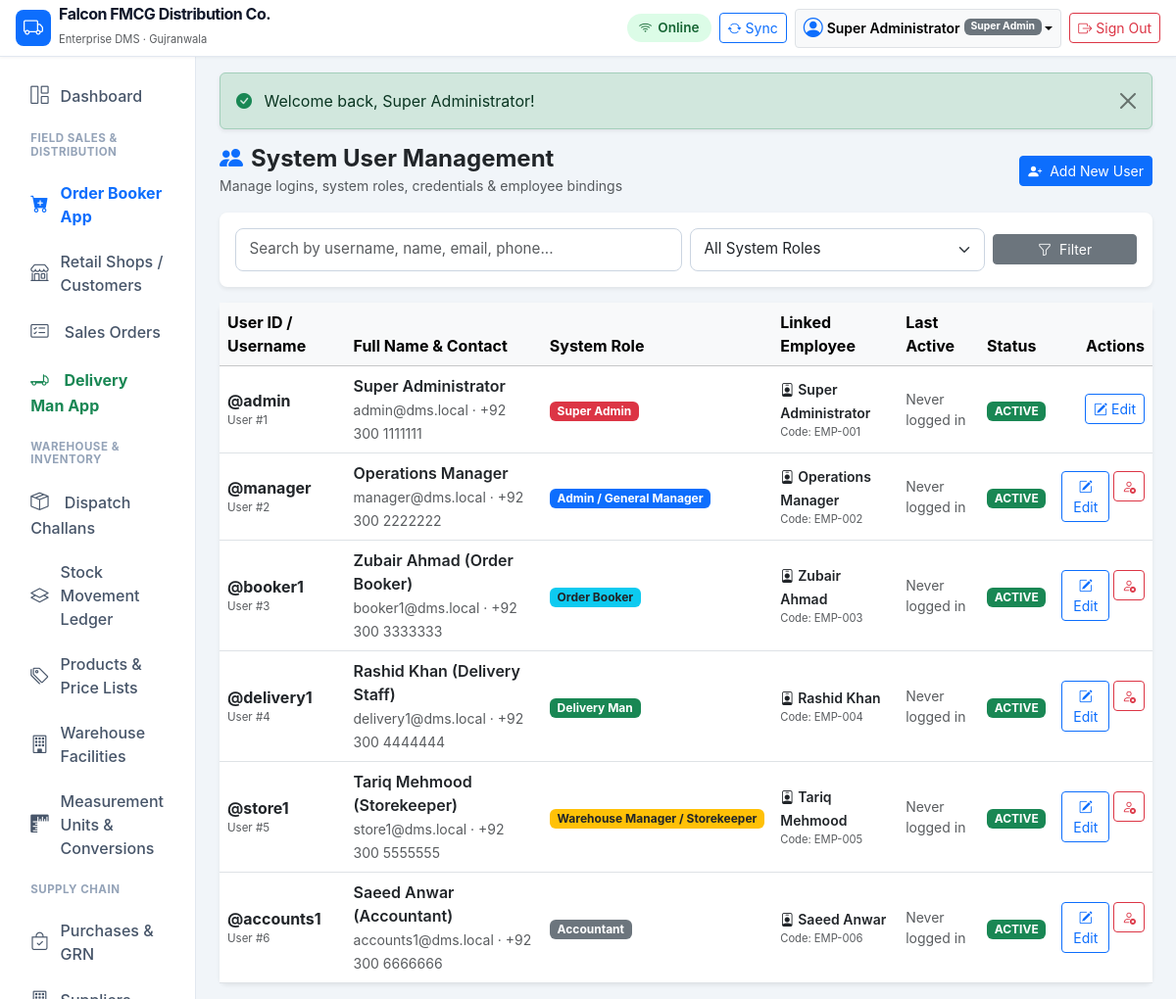
The app's page /modules/users/index.php (signed in) with its own data.
### tables this page shows
CREATE TABLE `companies` (
    `id` INT UNSIGNED AUTO_INCREMENT PRIMARY KEY,
    `name` VARCHAR(150) NOT NULL,
    `legal_name` VARCHAR(200) NULL,
    `email` VARCHAR(100) NULL,
    `phone` VARCHAR(50) NULL,
    `address` TEXT NULL,
    `city` VARCHAR(100) DEFAULT 'Gujranwala',
    `ntn` VARCHAR(50) NULL,
    `strn` VARCHAR(50) NULL,
    `currency` VARCHAR(10) DEFAULT 'PKR',
    `currency_symbol` VARCHAR(10) DEFAULT 'Rs.',
    `financial_year_start` DATE NULL,
    `invoice_prefix` VARCHAR(10) DEFAULT 'INV-',
    `purchase_prefix` VARCHAR(10) DEFAULT 'PO-',
    `order_prefix` VARCHAR(10) DEFAULT 'SO-',
    `delivery_prefix` VARCHAR(10) DEFAULT 'DC-',
    `receipt_prefix` VARCHAR(10) DEFAULT 'RCP-',
    `default_warehouse_id` INT UNSIGNED NULL,
    `inventory_valuation` ENUM('WAC', 'FIFO') DEFAULT 'WAC',
    `allow_negative_stock` TINYINT(1) DEFAULT 0,
    `status` ENUM('active', 'inactive') DEFAULT 'active',
    `created_at` TIMESTAMP DEFAULT CURRENT_TIMESTAMP,
    `updated_at` TIMESTAMP DEFAULT CURRENT_TIMESTAMP ON UPDATE CURRENT_TIMESTAMP
);

CREATE TABLE `users` (
    `id` INT UNSIGNED AUTO_INCREMENT PRIMARY KEY,
    `role_id` INT UNSIGNED NOT NULL,
    `username` VARCHAR(80) NOT NULL UNIQUE,
    `password_hash` VARCHAR(255) NOT NULL,
    `full_name` VARCHAR(150) NOT NULL,
    `email` VARCHAR(120) NULL,
    `phone` VARCHAR(50) NULL,
    `status` ENUM('active', 'inactive', 'suspended') DEFAULT 'active',
    `last_login_at` DATETIME NULL,
    `created_at` TIMESTAMP DEFAULT CURRENT_TIMESTAMP,
    `updated_at` TIMESTAMP DEFAULT CURRENT_TIMESTAMP ON UPDATE CURRENT_TIMESTAMP,
    CONSTRAINT `fk_users_role` FOREIGN KEY (`role_id`) REFERENCES `roles` (`id`)
);

CREATE TABLE `roles` (
    `id` INT UNSIGNED AUTO_INCREMENT PRIMARY KEY,
    `name` VARCHAR(100) NOT NULL,
    `slug` VARCHAR(100) NOT NULL UNIQUE,
    `description` VARCHAR(255) NULL,
    `is_system` TINYINT(1) DEFAULT 0,
    `created_at` TIMESTAMP DEFAULT CURRENT_TIMESTAMP
);

CREATE TABLE `employees` (
    `id` INT UNSIGNED AUTO_INCREMENT PRIMARY KEY,
    `user_id` INT UNSIGNED NULL UNIQUE,
    `employee_code` VARCHAR(50) NOT NULL UNIQUE,
    `full_name` VARCHAR(150) NOT NULL,
    `phone` VARCHAR(50) NOT NULL,
    `email` VARCHAR(100) NULL,
    `designation` VARCHAR(100) NOT NULL,
    `role_type` ENUM('super_admin', 'admin', 'accountant', 'sales_manager', 'salesman', 'order_booker', 'delivery_manager', 'delivery_man', 'warehouse_manager', 'storekeeper', 'purchase_manager') NOT NULL,
    `salary` DECIMAL(12,2) DEFAULT 0.00,
    `commission_type` ENUM('none', 'percentage_sales', 'fixed_per_order', 'percentage_collected') DEFAULT 'none',
    `commission_rate` DECIMAL(8,2) DEFAULT 0.00,
    `status` ENUM('active', 'inactive') DEFAULT 'active',
    `created_at` TIMESTAMP DEFAULT CURRENT_TIMESTAMP,
    CONSTRAINT `fk_emp_user` FOREIGN KEY (`user_id`) REFERENCES `users` (`id`) ON DELETE SET NULL
);

### modules/users/index.php (the view, shortened to what the rows shown need)
<?php
requireLogin();
$pdo = getDatabaseConnection();
$currUser = getCurrentUser();
$query = "
    SELECT u.*, r.name as role_name, r.slug as role_slug,
           e.full_name as emp_name, e.employee_code as emp_code
    FROM `users` u
    JOIN `roles` r ON u.role_id = r.id
    LEFT JOIN `employees` e ON u.id = e.user_id
    WHERE 1=1
";
$params = [];
$query .= " ORDER BY u.id ASC";
$stmt = $pdo->prepare($query);
$stmt->execute($params);
$users = $stmt->fetchAll();
require_once dirname(__DIR__, 2) . '/includes/header.php';
?>
<div class="card border-0 shadow-sm rounded-3">
    <div class="card-body p-0">
        <?php if (empty($users)): ?>
            <div class="p-4 text-center text-muted">No users found matching your search.</div>
        <?php else: ?>
            <div class="table-responsive">
                <table class="table table-hover table-responsive-card align-middle mb-0">
                    <thead class="table-light">
                        <tr>
                            <th>User ID / Username</th>
                            <th>Full Name & Contact</th>
                            <th>System Role</th>
                            <th>Linked Employee</th>
                            <th>Last Active</th>
                            <th>Status</th>
                            <th class="text-end">Actions</th>
                        </tr>
                    </thead>
                    <tbody>
                        <?php foreach ($users as $u): ?>
                            <tr>
                                <td data-label="Username">
                                    <span class="fw-bold text-dark">@<?= htmlspecialchars($u['username']) ?></span>
                                    <div class="text-muted" style="font-size: 0.72rem;">User #<?= $u['id'] ?></div>
                                </td>
                                <td data-label="Name">
                                    <div class="fw-semibold text-dark"><?= htmlspecialchars($u['full_name']) ?></div>
                                    <small class="text-muted"><?= htmlspecialchars($u['email'] ?: '-') ?> <?= !empty($u['phone']) ? '· ' . htmlspecialchars($u['phone']) : '' ?></small>
                                </td>
                                <td data-label="Role">
                                    <?php
                                    $roleBadge = match ($u['role_slug']) {
                                        'super_admin' => 'bg-danger',
                                        'admin' => 'bg-primary',
                                        'order_booker' => 'bg-info text-dark',
                                        'salesman' => 'bg-info text-dark',
                                        'delivery_man' => 'bg-success',
                                        'storekeeper' => 'bg-warning text-dark',
                                        'accountant' => 'bg-secondary',
                                        default => 'bg-dark'
                                    };
                                    ?>
                                    <span class="badge <?= $roleBadge ?>"><?= htmlspecialchars($u['role_name']) ?></span>
                                </td>
                                <td data-label="Employee">
                                    <?php if (!empty($u['emp_name'])): ?>
                                        <span class="text-dark small fw-semibold"><i class="bi bi-person-badge me-1"></i><?= htmlspecialchars($u['emp_name']) ?></span>
                                        <div class="text-muted" style="font-size: 0.7rem;">Code: <?= htmlspecialchars($u['emp_code']) ?></div>
                                    <?php else: ?>
                                        <span class="text-muted small fst-italic">None linked</span>
                                    <?php endif; ?>
                                </td>
                                <td data-label="Last Active" class="small text-muted">
                                    <?= !empty($u['last_login_at']) ? formatDateTime($u['last_login_at']) : 'Never logged in' ?>
                                </td>
                                <td data-label="Status">
                                    <span class="badge <?= $u['status'] === 'active' ? 'bg-success' : 'bg-danger' ?>">
                                        <?= htmlspecialchars(strtoupper($u['status'])) ?>
                                    </span>
                                </td>
                                <td data-label="Actions" class="text-end">
                                    <div class="d-inline-flex gap-1">
                                        <a href="<?= BASE_URL ?>/modules/users/edit.php?id=<?= $u['id'] ?>" class="btn btn-sm btn-outline-primary" title="Edit User">
                                            <i class="bi bi-pencil-square"></i> Edit
                                        </a>
                                        <?php if ($u['id'] !== $currUser['id']): ?>
                                            <form method="POST" action="<?= BASE_URL ?>/modules/users/index.php" style="display:inline;">
                                                <button type="submit" class="btn btn-sm <?= $u['status'] === 'active' ? 'btn-outline-danger' : 'btn-outline-success' ?>" title="<?= $u['status'] === 'active' ? 'Deactivate' : 'Activate' ?>">
                                                    <i class="bi <?= $u['status'] === 'active' ? 'bi-person-x' : 'bi-person-check' ?>"></i>
                                                </button>
                                            </form>
                                        <?php endif; ?>
                                    </div>
                                </td>
                            </tr>
                        <?php endforeach; ?>
                    </tbody>
                </table>
            </div>
        <?php endif; ?>
    </div>
</div>
<?php require_once dirname(__DIR__, 2) . '/includes/footer.php'; ?>

### includes/header.php (shortened to what the rows shown need)
<?php
$currentUser = getCurrentUser();
$company = getCompanyInfo(getDatabaseConnection());
?>
<!DOCTYPE html>
<html lang="en">
<head>
    <link rel="stylesheet" href="<?= BASE_URL ?>/assets/vendor/bootstrap/bootstrap.min.css">
    <link rel="stylesheet" href="<?= BASE_URL ?>/assets/vendor/bootstrap-icons/bootstrap-icons.min.css">
    <link rel="stylesheet" href="<?= BASE_URL ?>/assets/css/app.css">
</head>
<body>
<header class="navbar navbar-expand-lg navbar-dms sticky-top px-3 py-2">
    <div class="container-fluid p-0">
        <a class="navbar-brand d-flex align-items-center me-3" href="<?= BASE_URL ?>/dashboard.php">
            <div>
                <div class="brand-text fs-6 lh-1"><?= htmlspecialchars($company['name'] ?? APP_NAME) ?></div>
                <small class="text-muted" style="font-size: 0.7rem;">Enterprise DMS · <?= htmlspecialchars($company['city'] ?? 'Gujranwala') ?></small>
            </div>
        </a>
        <div class="d-flex align-items-center ms-auto gap-2">
            <?php if ($currentUser): ?>
            <div class="dropdown">
                <button class="btn btn-sm btn-light border dropdown-toggle d-flex align-items-center" type="button" data-bs-toggle="dropdown" aria-expanded="false">
                    <i class="bi bi-person-circle fs-5 me-1 text-primary"></i>
                    <span class="d-none d-md-inline fw-semibold me-1"><?= htmlspecialchars($currentUser['full_name']) ?></span>
                    <span class="badge bg-secondary" style="font-size: 0.65rem;"><?= htmlspecialchars($currentUser['role_name']) ?></span>
                </button>
            </div>
            <a href="<?= BASE_URL ?>/logout.php" class="btn btn-sm btn-outline-danger d-flex align-items-center" title="Sign Out">
                <i class="bi bi-box-arrow-right me-1"></i>
                <span class="d-none d-sm-inline">Sign Out</span>
            </a>
            <?php endif; ?>
        </div>
    </div>
</header>
<div class="container-fluid dms-layout-container">
    <div class="row g-0 h-100">
        <?php if ($currentUser): ?>
            <main class="col-md-9 ms-sm-auto col-lg-10 px-md-4 py-3 dms-main-content">
        <?php else: ?>
            <main class="col-12 px-3 py-4 dms-main-content">
        <?php endif; ?>

### records on screen
companies: name "Falcon FMCG Distribution Co.", city "Gujranwala"
users: full_name "Super Administrator", role.name "Super Admin", username "admin", id "1", email "admin@dms.local", phone "+92 300 1111111", employees.full_name "Super Administrator", employees.employee_code "EMP-001", shows "Never logged in", status "ACTIVE"
users: username "manager", id "2", full_name "Operations Manager", email "manager@dms.local", phone "+92 300 2222222", role.name "Admin / General Manager", employees.full_name "Operations Manager", employees.employee_code "EMP-002", shows "Never logged in", status "ACTIVE"
users: username "booker1", id "3", full_name "Zubair Ahmad (Order Booker)", email "booker1@dms.local", phone "+92 300 3333333", role.name "Order Booker", employees.full_name "Zubair Ahmad", employees.employee_code "EMP-003", shows "Never logged in", status "ACTIVE"
users: username "delivery1", id "4", full_name "Rashid Khan (Delivery Staff)", email "delivery1@dms.local", phone "+92 300 4444444", role.name "Delivery Man", employees.full_name "Rashid Khan", employees.employee_code "EMP-004", shows "Never logged in", status "ACTIVE"
users: username "store1", id "5", full_name "Tariq Mehmood (Storekeeper)", email "store1@dms.local", phone "+92 300 5555555", role.name "Warehouse Manager / Storekeeper", employees.full_name "Tariq Mehmood", employees.employee_code "EMP-005", shows "Never logged in", status "ACTIVE"
users: username "accounts1", id "6", full_name "Saeed Anwar (Accountant)", email "accounts1@dms.local", phone "+92 300 6666666", role.name "Accountant", employees.full_name "Saeed Anwar", employees.employee_code "EMP-006", shows "Never logged in", status "ACTIVE"

### other values on screen
$flash['message'] "Welcome back, Super Administrator!"
